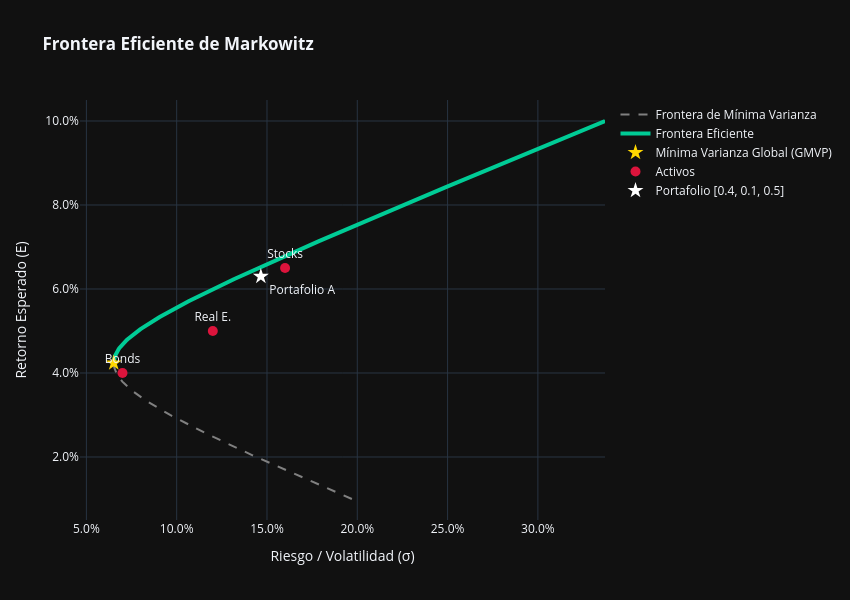

Here is the notebook cell this chart was saved with:
### Code cell
# ---------------------------------------------------------
# 4. Visualización con Plotly
# ---------------------------------------------------------
fig = go.Figure()

# Curva completa de mínima varianza (hipérbola)
fig.add_trace(go.Scatter(
    x=sigma_p,
    y=mu_vals,
    mode='lines',
    name='Frontera de Mínima Varianza',
    line=dict(color='gray', dash='dash', width=2),
    hovertemplate='Volatilidad (σ): %{x:.2%}<br>Retorno (E): %{y:.2%}'
))

# Parte eficiente (Retorno >= mu del portafolio de mínima varianza)
mask_efficient = mu_vals >= mu_min_var
fig.add_trace(go.Scatter(
    x=sigma_p[mask_efficient],
    y=mu_vals[mask_efficient],
    mode='lines',
    name='Frontera Eficiente',
    line=dict(color='#00CC96', width=4),
    hovertemplate='Volatilidad (σ): %{x:.2%}<br>Retorno (E): %{y:.2%}'
))

# Portafolio de Mínima Varianza Global (GMVP)
fig.add_trace(go.Scatter(
    x=[sigma_min_var],
    y=[mu_min_var],
    mode='markers',
    name='Mínima Varianza Global (GMVP)',
    marker=dict(size=12, color='gold', symbol='star'),
    hovertemplate='<b>GMVP</b><br>Volatilidad: %{x:.2%}<br>Retorno: %{y:.2%}'
))

# Activos individuales
fig.add_trace(go.Scatter(
    x=sigma,
    y=E,
    mode='markers+text',
    name='Activos',
    text=asset_names,
    textposition="top center",
    marker=dict(size=10, color='crimson'),
    hovertemplate='<b>%{text}</b><br>Volatilidad: %{x:.2%}<br>Retorno: %{y:.2%}'
))

# Portafolio Específico
fig.add_trace(go.Scatter(
    x=[sigma_custom],
    y=[E_custom],
    mode='markers+text',
    name='Portafolio [0.4, 0.1, 0.5]',
    text=['Portafolio A'],
    textposition="bottom right",
    marker=dict(size=12, color='white', symbol='star', line=dict(width=0, color='white')),
    hovertemplate='<b>Portafolio [0.4, 0.1, 0.5]</b><br>Volatilidad: %{x:.2%}<br>Retorno: %{y:.2%}'
))

# Configuración del diseño del gráfico
fig.update_layout(
    title='<b>Frontera Eficiente de Markowitz</b>',
    xaxis_title='Riesgo / Volatilidad (σ)',
    yaxis_title='Retorno Esperado (E)',
    xaxis=dict(tickformat='.1%'),
    yaxis=dict(tickformat='.1%'),
    template='plotly_dark',
    hovermode='closest',
    width=850,
    height=600
)

# Mostrar el gráfico
fig.show()

### Figure 1 — Plotly figure (JSON) as saved in the notebook; plotly's stock layout.template omitted (floating-point values rounded to 4 significant figures; data arrays with more than 128 entries replaced by an {"elided": "..."} marker saying what was removed)
{"data": [{"hovertemplate": "Volatilidad (σ): %{x:.2%}<br>Retorno (E): %{y:.2%}", "line": {"color": "gray", "dash": "dash", "width": 2}, "mode": "lines", "name": "Frontera de Mínima Varianza", "type": "scatter", "x": {"elided": "500 float values"}, "y": {"elided": "500 float values"}}, {"hovertemplate": "Volatilidad (σ): %{x:.2%}<br>Retorno (E): %{y:.2%}", "line": {"color": "#00CC96", "width": 4}, "mode": "lines", "name": "Frontera Eficiente", "type": "scatter", "x": {"elided": "320 float values"}, "y": {"elided": "320 float values"}}, {"hovertemplate": "<b>GMVP</b><br>Volatilidad: %{x:.2%}<br>Retorno: %{y:.2%}", "marker": {"color": "gold", "size": 12, "symbol": "star"}, "mode": "markers", "name": "Mínima Varianza Global (GMVP)", "type": "scatter", "x": [0.06515], "y": [0.04238]}, {"hovertemplate": "<b>%{text}</b><br>Volatilidad: %{x:.2%}<br>Retorno: %{y:.2%}", "marker": {"color": "crimson", "size": 10}, "mode": "markers+text", "name": "Activos", "text": ["Stocks", "Bonds", "Real E."], "textposition": "top center", "type": "scatter", "x": [0.16, 0.07, 0.12], "y": [0.065, 0.04, 0.05]}, {"hovertemplate": "<b>Portafolio [0.4, 0.1, 0.5]</b><br>Volatilidad: %{x:.2%}<br>Retorno: %{y:.2%}", "marker": {"color": "white", "line": {"color": "white", "width": 0}, "size": 12, "symbol": "star"}, "mode": "markers+text", "name": "Portafolio [0.4, 0.1, 0.5]", "text": ["Portafolio A"], "textposition": "bottom right", "type": "scatter", "x": [0.1466], "y": [0.063]}], "layout": {"height": 600, "hovermode": "closest", "title": {"text": "<b>Frontera Eficiente de Markowitz</b>"}, "width": 850, "xaxis": {"tickformat": ".1%", "title": {"text": "Riesgo / Volatilidad (σ)"}}, "yaxis": {"tickformat": ".1%", "title": {"text": "Retorno Esperado (E)"}}}}
